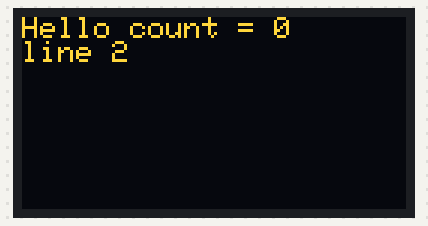
The sketch below on a simulated ESP8266 (NodeMCU). Parts: 128×64 one-colour display. The OLED is the two-colour kind (top 16 rows yellow).

Above: at 0.1 s.
At 8.2 s:
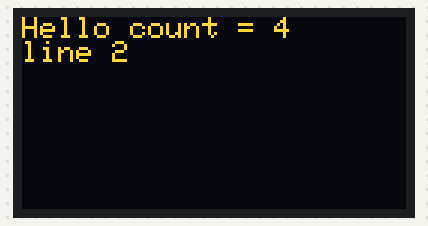
At 14.3 s:
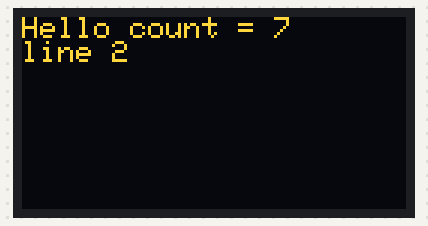
At 22.4 s:
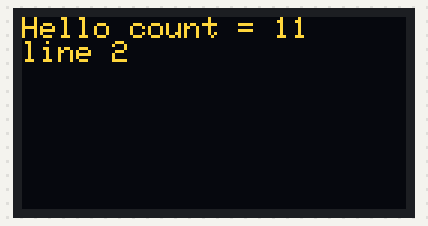
At 28.5 s:
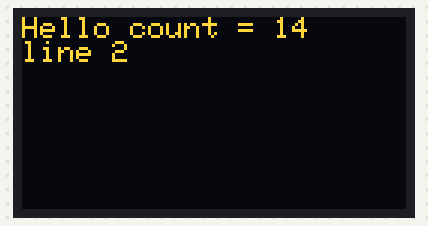
At 36.6 s:
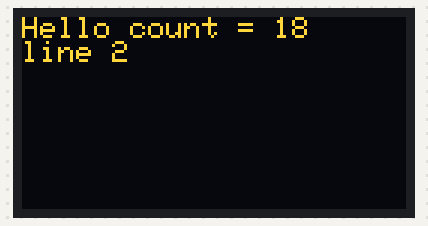

The sketch:

07_i2c_oled_ssd1306.ino
```cpp
// out of line

#include <SPI.h>
#include <Wire.h>
#include <Adafruit_GFX.h>
#include <Adafruit_SSD1306.h>

#define RESET_PIN D0

Adafruit_SSD1306 display(RESET_PIN);

void setup() {
  display.begin(SSD1306_SWITCHCAPVCC, 0x3C);
  display.clearDisplay();
  display.display();
  display.setTextSize(1);
  display.setTextColor(WHITE,BLACK);
}

int count;
void loop() {
  display.setCursor(0,0);
  display.printf("Hello count = %u \r\n", count++);
  display.println("line 2");
  display.display();
  delay(2000);
}
```

Measured:
- what the display in image 0 shows lasts 2.0 s, from 0.1 s to 2.1 s
